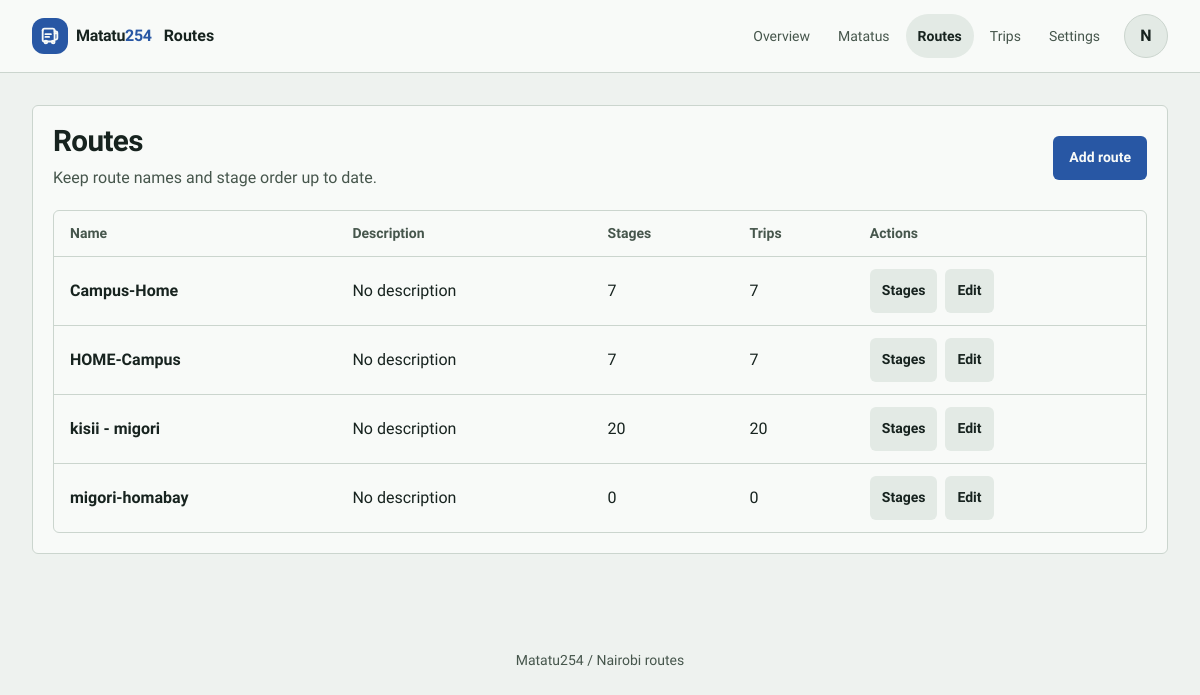
/management/routes/ (signed in), run on the app's committed database.
### accounts/models.py (models this page shows, shortened)
class User(AbstractUser):
  PASSANGER = 'PASSANGER'
  CONDUCTOR = 'CONDUCTOR'
  ADMIN = 'ADMIN'
  ROLE_CHOICES = [
    (PASSANGER, 'Passenger'),
    (CONDUCTOR, 'Conductor'),
    (ADMIN, 'Admin')
  ]
  phone_number = models.CharField(max_length=15, unique=True, blank=True, null=True)
  profile_image = models.ImageField(upload_to='profile_images/%Y/%m/', blank=True)
  role = models.CharField(max_length=20, choices=ROLE_CHOICES, default=PASSANGER)
  matatu = models.ForeignKey(
    'fleet.Matatu',
    on_delete=models.SET_NULL,
    null=True,
    blank=True,
    related_name='conductor',
    help_text='Matatu assigned to this conductor (1:1 per MVP)'
  )
  created_at = models.DateTimeField(auto_now_add=True)
  updated_at = models.DateTimeField(auto_now=True)

### r_outes/models.py (models this page shows, shortened)
class Route(models.Model):
    name = models.CharField(max_length=100, unique=True)
    description = models.TextField(max_length=150, blank=True)

### management/views.py (the view)
# urls.py: path("routes/", views.route_list, name="route-list"),
@login_required
@user_passes_test(is_admin)
def route_list(request):
    routes = Route.objects.annotate(
        stages_count=Count('stages'),
        trip_count=Count('activetrip')
    ).order_by('name')
    return render(request, "management/route_list.html", {'routes': routes})

### management/views.py (called while the page is built)
def is_admin(user):
    return user.is_authenticated and user.role == 'ADMIN'

### management/templates/management/route_list.html (shortened to what this page needs)
{% extends 'base.html' %}
{% block app_title %}Routes{% endblock %}
{% block content %}
<section class="page-shell admin-list">
  <header class="page-heading"><div><h1>Routes</h1><p>Keep route names and stage order up to date.</p></div><a class="btn btn-primary" href="{% url 'management:route-create' %}">Add route</a></header>
  {% if routes %}
    <div class="surface table-wrap"><table><thead><tr><th>Name</th><th>Description</th><th>Stages</th><th>Trips</th><th>Actions</th></tr></thead><tbody>
      {% for route in routes %}<tr><td><strong>{{ route.name }}</strong></td><td>{{ route.description|default:'No description' }}</td><td>{{ route.stages_count }}</td><td>{{ route.trip_count }}</td><td><div class="table-actions"><a class="btn btn-secondary btn-sm" href="{% url 'management:route-stages' route.pk %}">Stages</a><a class="btn btn-secondary btn-sm" href="{% url 'management:route-edit' route.pk %}">Edit</a></div></td></tr>{% endfor %}
    </tbody></table></div>
  {% else %}<div class="surface empty-state"><h2>No routes yet</h2><p>Create a route, then add its stages in travel order.</p><a class="btn btn-primary" href="{% url 'management:route-create' %}">Add route</a></div>{% endif %}
</section>
{% endblock %}

### templates/base.html (shortened to what this page needs)
<!DOCTYPE html>
<html lang="en" data-theme-mode="light">
<head>
  {% load static %}
  <link rel="stylesheet" href="{% static 'css/tokens.css' %}?v=20261125b">
  <link rel="stylesheet" href="{% static 'css/app.css' %}?v=20261125b">
</head>
<body{% if user.is_authenticated %} class="app-user{% if user.role == 'PASSANGER' %} narrow-shell{% endif %}{% if user.role == 'CONDUCTOR' %} app-conductor{% endif %}"{% endif %}>
  <header class="site-header">
    <div class="site-header-inner">
      <a class="app-brand" href="{% if user.is_authenticated and user.role == 'CONDUCTOR' %}{% url 'conductor:dashboard' %}{% elif user.is_authenticated and user.role == 'ADMIN' %}{% url 'management:dashboard' %}{% elif user.is_authenticated %}{% url 'core:dashboard' %}{% else %}{% url 'core:home' %}{% endif %}" aria-label="Matatu254 home">
        <span class="brand-mark" aria-hidden="true">
        </span>
        <span>Matatu<span class="brand-accent">254</span></span>
      </a>
      <p class="app-title">{% block app_title %}{{ request.resolver_match.url_name|default:'Matatu254'|title }}{% endblock %}</p>
      {% if user.is_authenticated %}
        {% if user.role == 'ADMIN' %}
        <nav class="top-nav" aria-label="Management">
          <a href="{% url 'management:dashboard' %}"{% if request.resolver_match.namespace == 'management' and request.resolver_match.url_name == 'dashboard' %} aria-current="page"{% endif %}>Overview</a>
          <a href="{% url 'management:matatu-list' %}"{% if request.resolver_match.url_name|slice:":6" == 'matatu' %} aria-current="page"{% endif %}>Matatus</a>
          <a href="{% url 'management:route-list' %}"{% if request.resolver_match.url_name|slice:":5" == 'route' or request.resolver_match.url_name|slice:":5" == 'stage' %} aria-current="page"{% endif %}>Routes</a>
          <a href="{% url 'management:trip-list' %}"{% if request.resolver_match.url_name|slice:":4" == 'trip' %} aria-current="page"{% endif %}>Trips</a>
          <a href="{% url 'management:system-config' %}"{% if request.resolver_match.url_name|slice:":13" == 'system-config' %} aria-current="page"{% endif %}>Settings</a>
        </nav>
        {% endif %}
        <a class="header-profile" href="{% url 'accounts:profile' %}" aria-label="Open profile for {{ user.username }}">
          {% if user.profile_image %}
            <img src="{{ user.profile_image.url }}" alt="" width="40" height="40">
          {% else %}
            <span aria-hidden="true">{{ user.first_name|default:user.username|slice:":1"|upper }}</span>
          {% endif %}
        </a>
      {% else %}
        <a class="header-action" href="{% url 'accounts:login' %}">Sign in</a>
      {% endif %}
    </div>
  </header>
  <main class="main" id="main-content">{% block content %}{% endblock %}</main>
  <footer>Matatu254 <span aria-hidden="true">/</span> Nairobi routes</footer>
</body>
</html>

### data on the page
User: first_name "N"
Route: name "Campus-Home", description "No description", stages_count "7", trip_count "7"
Route: name "HOME-Campus", description "No description", stages_count "7", trip_count "7"
Route: name "kisii - migori", description "No description", stages_count "20", trip_count "20"
Route: name "migori-homabay", description "No description", stages_count "0", trip_count "0"
